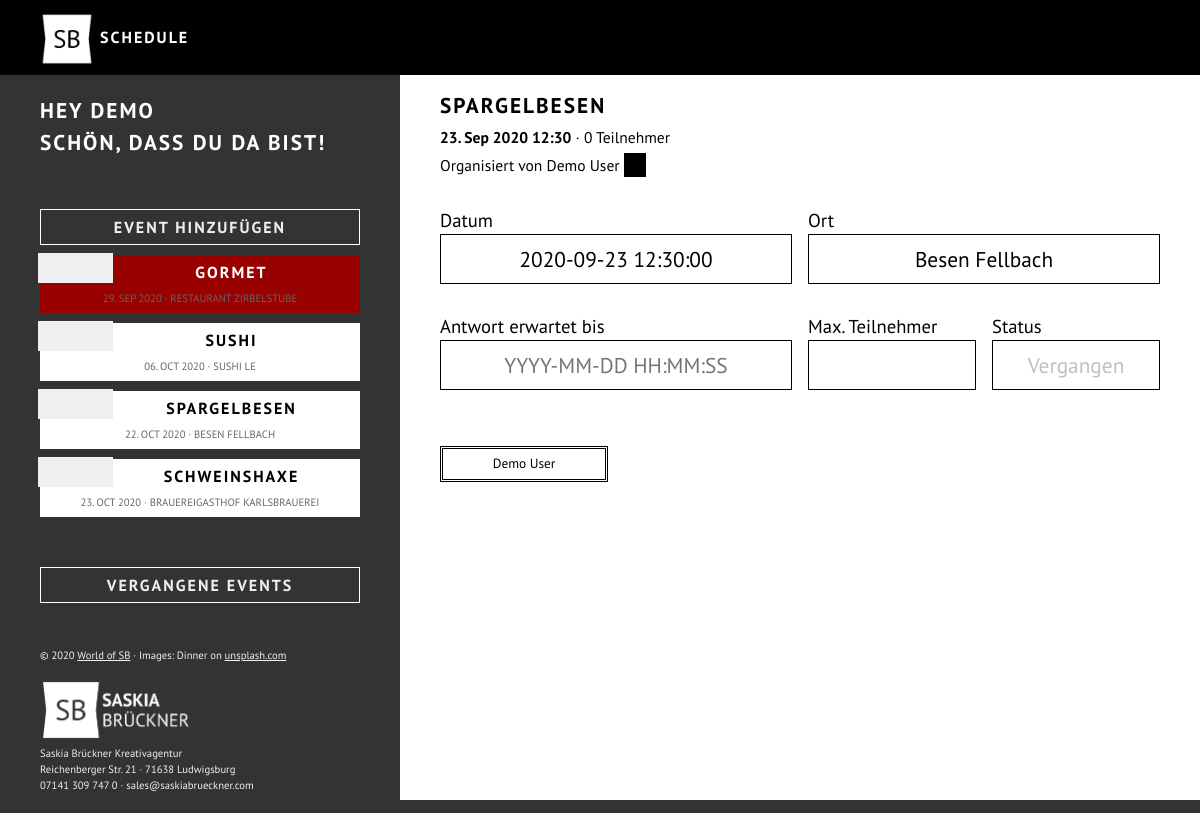
Page /index.php?do=showAppt&id=2 (signed in) on the committed database.
### tables this page shows
CREATE TABLE `users` (
  `userid` int(9) NOT NULL,
  `firstname` varchar(50) NOT NULL,
  `lastname` varchar(50) NOT NULL,
  `email` varchar(255) NOT NULL,
  `password` varchar(50) NOT NULL,
  `lang` varchar(3) NOT NULL,
  `active` tinyint(1) NOT NULL DEFAULT '1',
  `admin` tinyint(1) NOT NULL DEFAULT '0'
);

CREATE TABLE `appointment` (
  `appointmentid` int(9) NOT NULL,
  `userid` int(9) NOT NULL,
  `title` varchar(255) NOT NULL,
  `address` varchar(255) DEFAULT NULL,
  `apptDate` datetime NOT NULL,
  `created` datetime NOT NULL,
  `updated` datetime DEFAULT NULL,
  `response` datetime DEFAULT NULL,
  `max` int(6) DEFAULT NULL,
  `enabled` tinyint(1) NOT NULL DEFAULT '1'
);

### lang/de.php (called while the page is built)
<?php
$output = [];
$output['address'] = "Ort";
$output['close'] = "Schließen";
$output['email'] = "E-Mail";
$output['hi'] = "Hey";
$output['login'] = "Anmelden";
$output['loginFail'] = "Oops, da stimmt was nicht. Bitte prüfe deine Daten.";
$output['members'] = "Alle Mitglieder";
$output['new'] = "Neu";
$output['nicetoseeyou'] = "Schön, dass du da bist!";
$output['organizer'] = "Organisiert von";
$output['password'] = "Passwort";
$output['save'] = "Speichern";
$output['welcome'] = "Willkommen<br />Bitte melde dich an:";
$output['yourAccount'] = "Dein Konto";
$output['apptAcceptHowMany'] = "Wie viele Personen seid ihr?";
$output['apptAdd'] = "Event hinzufügen";
$output['apptArchived'] = "Vergangene Events";
$output['apptCancel'] = "Event absagen";
$output['apptCancelConfirm'] = "Event absagen... Hmmm... Sicher?";
$output['apptCanceled'] = "Ich habe das Event abgesagt und die Teilnehmer darüber informiert.";
$output['apptCancelMailAfterDetails'] = "Schade, dass es dieses Mal nicht klappt. Doch das nächste Mal kommt bestimmt! Melde dich doch gleich für den nächsten Termin an.\r\n\r\nWir freuen uns!";
$output['apptCancelMailBeforeDetails'] = "Nichts ist schöner als ein tolles Event. Doch manchmal läuft nicht alles wie geplant. Heute müssen wir mit nicht ganz so tollen Nachrichten auf dich zukommen.\r\nDas folgende Event muss leider abgesagt werden:";
$output['apptChangedMail'] = "Alles läuft wie geplant - und doch ein wenig anders. Bitte beachte die Änderungen zum folgenden Event:";
$output['apptChanged'] = "Die Änderungen wurden gespeichert und die Teilnehmer informiert.";
$output['apptConfirmed'] = "Vielen Dank für deine Zusage. Wir freuen uns auf dich!";
$output['apptConfirmedMail'] = "Wow! Schön, dass du dabei bist! Wir haben deine Zusage registriert und freuen uns auf Dich.";
$output['apptDate'] = "Datum";
$output['apptDeclined'] = "Schade, dass du nicht teilnehmen kannst. Vielleicht klappts ja beim nächsten Mal?";
$output['apptDeclinedMail'] = "Oh nein, das ist ja schade. Deine Absage haben wir registriert. Vielleicht klappts ja beim nächsten Mal.";
$output['apptDisabled'] = "Abgesagt";
$output['apptFinished'] = "Vergangen";
$output['apptLocation'] = "Ort";
$output['apptMax'] = "Max. Teilnehmer";
$output['apptNew'] = "Es ist wieder soweit, ein neues Event wurde online gestellt. Melde dich am Besten gleich an:";
$output['apptNone'] = "Kein Event geplant";
$output['apptReady'] = "Bereit";
$output['apptRegistrations'] = "Deine Anmeldungen";
$output['apptResponseDate'] = "Antwort erwartet bis";
$output['apptSaidYes'] = "Teilnehmer";
$output['apptSave'] = "Änderungen speichern";
$output['apptSayNo'] = "Absage";
$output['apptSayYes'] = "Zusage";
$output['apptStatus'] = "Status";
$output['apptTitle'] = "Name des Events";
$output['apptTooMany'] = "Zu viele Teilnehmer. Bitte wende dich an den Organisator des Events.";
$output['apptTN'] = "Teilnehmer";
$output['apptWaitForTN'] = "Warten auf TN";

### classes/CUser.php (called while the page is built, shortened)
<?php
class CUser {
    public function __construct($db) {
        $sql = "SELECT * FROM users WHERE userid = ".$_SESSION['userid'];
        $result = $db->query($sql);
        if($result->num_rows) {
            $data = $result->fetch_assoc();
            $this->firstname = $data['firstname'];
            $this->admin = $data['admin'];
        } else {
            $this->err = 1;
        }
    }
}

### header.php (called while the page is built, shortened)
<?php
include "./classes/CUser.php";
include "./classes/CAppointment.php";
$db = new mysqli($dbhost, $dbuser, $dbpass, $dbbase, $dbport);
if(isset($_SESSION['userid'])) {
    $user = new CUser($db);
    $allAppts = [];
    $result = $db->query("SELECT * FROM appointment WHERE apptDate >= CURDATE() ORDER BY apptDate");
    while($data = $result->fetch_assoc()) {
        $appt = new CAppointment($db, $data['appointmentid']);
    }
}

### classes/CAppointment.php (called while the page is built, shortened)
<?php
class CAppointment {
    public function __construct($db, $appointmentid) {
        $sql = "SELECT * FROM appointment WHERE appointmentid = ".$appointmentid;
        $result = $db->query($sql);
        if($result->num_rows) {
            $data = $result->fetch_assoc();
            $this->appointmentid = $data['appointmentid'];
            $this->userid = $data['userid'];
            $this->title = $data['title'];
            $this->address = $data['address'];
            $this->apptDate = $data['apptDate'];
            $this->response = $data['response'];
            $this->max = $data['max'];
            $this->enabled = $data['enabled'];
        } else {
            $this->err = 1;
        }
    }
}

### index.php (the view, shortened to what this page needs)
<?php
require_once "header.php";
?>
<!DOCTYPE html>
<html lang="de">
<head>
	<link rel="stylesheet" href="./assets/css/fonts.css" type="text/css">
	<link rel="stylesheet" href="./assets/css/style.css" type="text/css">
	<link rel="stylesheet" href="./assets/external/icofont/icofont.min.css" type="text/css">
	<link rel="stylesheet" href="./assets/external/flexboxgrid/flexboxgrid.min.css" type="text/css">
	<link rel="stylesheet" href="./assets/external/jquery/jquery.datetimepicker.min.css" type="text/css">
</head>
<body>
<div id="header">
	<div class="row">
		<div class="col-xs-7 col-sm-5 col-md-5 col-lg-5">
			<div class="box" id="logo">
				<img src="./assets/img/logo/white/Logo-Square-White.png" alt="World of SB">
				Schedule
			</div>
		</div>
		<div class="col-xs-1 col-sm-4 col-md-5 col-lg-5">
			<div class="box">
			</div>
		</div>
		<div class="col-xs-2 col-sm-2 col-md-1 col-lg-1">
		</div>
		<div class="col-xs-2 col-sm-1 col-md-1 col-lg-1">
			<div class="box" id="logout" onclick="javascript:location.href='signin.php'">
				<a href='signin.php'><i class="icofont-exit"></i></a>
			</div>
		</div>
	</div>
</div>
<div id="wrap">
	<div id="ui">
		<div id="userInteraction">
			<div class='heading' style='color: #ffffff'><?=$output['hi'].' '.$user->firstname.'<br />'.$output['nicetoseeyou'];?></div>
				<div class="elements" style='margin-top: 50px'>
					<?php if($user->admin) { ?>
						<div class='attraction' onclick='location.href="index.php?do=apptAdd"' style='background-color: #333333; border: 1px #ffffff solid; color: #efefef'>
							<strong><?=$output['apptAdd'];?></strong>
						</div>
					<?php } ?>
					<?php
					if(count($allAppts) > 0) {
						foreach($allAppts as $appt) {
							$styleBACK = $styleBTN = "";
							if(!$appt->enabled) {
								$styleBACK = "background-color: #990000; color: #ffffff;";
							}
							echo "<div class='attraction' onclick='javascript:location.href=\"index.php?do=showAppt&id=".$appt->appointmentid."\"' style='".$styleBACK."'>";
								echo "<div class='itemIcon' style='".$styleBTN."'>";
									echo "<i class='icofont-spoon-and-fork'></i>";
								echo "</div>";
								echo "<strong>".$appt->title."</strong><br />";
								echo "<small><span class='addr'>".date('d. M Y',strtotime($appt->apptDate))." · ".$appt->address."</span></small>";
							echo "</div>";
						}
					} else {
						echo "<p style='text-align: center; font-size: 10pt;'>".$output['apptNone']."</p>";
					}
					?>
				</div>
				<div class="elements" style='margin-top: 50px;'>
					<div class='attraction' onclick='javascript:location.href="index.php?do=apptArchived"' style='background-color: #333333; border: 1px #ffffff solid; color: #efefef'>
						<strong><?=$output['apptArchived'];?></strong>
					</div>
					<br />
				</div>
				<div id='credits'><br />
					&copy; <?=date('Y');?> <a href='https://saskiabrueckner.com' target='_blank'>World of SB</a> · Images: Dinner on <a href='https://unsplash.com' target='_blank'>unsplash.com</a><br /><br />
					<a href='https://saskiabrueckner.com' target='_blank' style="text-decoration: none;">
						<img src="./assets/img/logo/white/Logo-Full-White.png" height="62px" style="border: 0" onmouseover="this.src='./assets/img/logo/pink/Logo-Full-Pink.png';" onmouseout="this.src='./assets/img/logo/white/Logo-Full-White.png';">
					</a><br />
					Saskia Brückner Kreativagentur<br />Reichenberger Str. 21 · 71638 Ludwigsburg<br />
					07141 309 747 0 · sales@saskiabrueckner.com
				</div>
			</div>
			<div id="uiContentWrap">
				<?php
				echo '<div id="uiContent"';
				echo '>';
					if(isset($_GET['do'])) {
						if(!file_exists("./inc/".strip_tags($_GET['do']).".php")) {
							echo "Function ".strip_tags($_GET['do'])." not yet implemented.";
						} else {
							include("./inc/".strip_tags($_GET['do']).".php");
						}
					}
				echo '</div>';
				?>
		</div>
	</div>
</div>
</body>
</html>

### inc/showAppt.php (shortened to what this page needs)
<?php
$current = strip_tags($_GET['id']);
$found = 0;
if(!$found) {
	$current = new CAppointment($db, $current);
}
$tnCount = 0;
?>
<form action="index.php?do=showAppt&fkt=save&id=<?=$current->appointmentid;?>" method="POST">
<span class='heading'><?=$current->title;?></span><br />
<small>
	<?php
		echo "<strong>".date('d. M Y H:i', strtotime($current->apptDate))."</strong> · ";
		echo "<span id='tnCount'>".$tnCount."</span> ".$output['apptSaidYes']."<br />";
		$sql = "SELECT firstname, lastname, email FROM users WHERE userid = ".$current->userid.";";
		$result = $db->query($sql);
		$data = $result->fetch_assoc();
		echo $output['organizer']." ".$data['firstname']." ".$data['lastname']." <a href='mailto:".$data['email']."' style='text-decoration: none; color: #ffffff; background-color: #000000; padding: 2px 5px;'><i class='icofont-envelope'> </i></a>";
	?>
</small>
<div class="row">
	<div class="col-xs-12 col-sm-12 col-md-6 col-lg-6">
		<div class="box">
			<br /><?=$output['apptDate'];?><br />
			<input type="text" name="apptDate" id="frmApptDate" placeholder="YYYY-MM-DD HH:MM:SS" value="<?=$current->apptDate;?>" <?php if(!$user->admin || !$current->enabled) echo "readonly"; ?>>
		</div>
	</div>
	<div class="col-xs-12 col-sm-12 col-md-6 col-lg-6">
		<div class="box">
			<br /><?=$output['apptLocation'];?><br />
			<input type="text" name="address" placeholder="<?=$output['address'];?>" value="<?=$current->address;?>" <?php if(!$user->admin || !$current->enabled) echo "readonly"; ?>>
		</div>
	</div>
</div>
<div class="row">
	<div class="col-xs-12 col-sm-12 col-md-6 col-lg-6">
		<div class="box">
			<br /><?=$output['apptResponseDate'];?><br />
			<input type="text" name="apptResponse" id="frmApptResponse" placeholder="YYYY-MM-DD HH:MM:SS" value="<?=$current->response;?>" <?php if(!$user->admin || !$current->enabled) echo "readonly"; ?>>
		</div>
	</div>
	<?php
	if($user->admin) {
		?>
		<div class="col-xs-6 col-sm-6 col-md-3 col-lg-3">
			<div class="box">
				<br /><?=$output['apptMax'];?><br />
				<input type="text" name="maxtn" placeholder="" value="<?=$current->max;?>" <?php if(!$user->admin || !$current->enabled) echo "readonly"; ?>>
			</div>
		</div>
		<div class="col-xs-6 col-sm-6 col-md-3 col-lg-3">
		<?php
	} else {
		echo '<div class="col-xs-12 col-sm-12 col-md-6 col-lg-6">';
	} ?>
		<div class="box">
			<br /><?=$output['apptStatus'];?><br />
			<?php
			echo '<input type="text" value="';
			if($current->enabled) {
				if($current->response > date('Y-m-d H:i:s')) {
					echo $output['apptWaitForTN'];
				} else if($current->apptDate < date('Y-m-d H:i:s')) {
					echo $output['apptFinished'].'" style="color: #c0c0c0;';
				} else {
					echo $output['apptReady'].'" style="background-color: #009900; color: #ffffff;';
				}
			} else {
				echo $output['apptDisabled'].'" style="background-color: #990000; color: #ffffff;';
			}
			echo '" readonly>';
			?>
		</div>
	</div>
</div>
<br />
<br />
<div class="row">
	<?php
	$result = $db->query("SELECT * FROM users ORDER BY lastname");
	while($data = $result->fetch_assoc()) {
		echo '<div class="col-xs-6 col-sm-6 col-md-3 col-lg-3">';
		$result2 = $db->query("SELECT * FROM responses WHERE userid = ".$data['userid']." AND appointmentid = ".$current->appointmentid.";");
		if($result2->num_rows) {
			$data2 = $result2->fetch_assoc();
			switch($data2['response']) {
				case '1':
					echo '<div class="box apptSayYes">';
					echo $data['firstname']." ".$data['lastname']." (".$data2['people'].")";
					$tnCount += $data2['people'];
				break;
				case '-1':
					echo '<div class="box apptSayNo">';
					echo $data['firstname']." ".$data['lastname'];
				break;
				case '0':
					echo '<div class="box apptSayWait">';
					echo $data['firstname']." ".$data['lastname'];
				break;
			}
		} else {
			echo '<div class="box apptSayWait">';
			echo $data['firstname']." ".$data['lastname'];
		}
		echo "</div></div>";
	}
	?>
</div>
<br>

### assets/css/style.css (style rules this page uses)
body { background-color: #333333; color: #000000; font-family: "PT Sans", sans; font-size: 14pt; line-height: 1.5; margin: 0; text-align: justify; }
#header { z-index: 98; background-color: #000000; box-sizing: border-box; color: #ffffff; height: 75px; overflow: hidden; position: fixed; width: 100%; }
#logo { font-family: "PT Sans", sans; font-size: 12pt; font-weight: 700; letter-spacing: 2px; line-height: 54px; padding: 10px 40px; text-align: left; text-transform: uppercase; vertical-align: middle; }
#logo img { height: 54px; vertical-align: middle; }
#logout { cursor: pointer; font-size: 20px; line-height: 75px; text-align: center; }
#logout a { color: #ffffff; text-decoration: none; }
#wrap { z-index: 50; left: 0px; position: absolute; top: 75px; }
#userInteraction { position: absolute; background-color: #333333; box-sizing: border-box; color: #ffffff; left: 0; min-height: 100%; padding: 20px 40px; top: 0px; width: 100vw; }
#uiContentWrap { position: absolute; top: 0; left: 0; width: 100vw; height: auto; }
#ui { background-color: #333333; min-height: 100%; }
#uiContent, #tripSumDetails { z-index: 100; box-sizing: border-box; background-color: #ffffff; background-position: center; background-repeat: no-repeat; background-size: cover; padding: 15px 40px; width: 100vw; }
#uiContent { min-height: 300px; }
.elements div { box-sizing: border-box; background-color: #ffffff; color: #000000; font-size: 12pt; line-height: 1.5; margin-top: 10px; padding: 5px 10px; text-align: center; width: 100%; cursor: pointer; }
.elements strong { font-weight: 700; letter-spacing: 2px; text-transform: uppercase; }
.elements .addr { color: #666666; font-weight: 100; text-transform: uppercase; font-size: 8pt; }
.elements .itemIcon { float: left; background-color: #efefef; color: #333333; border: 0; margin: -7px 0 0 -12px; width: 75px; height: 30px; }
#credits { font-size: 8pt; color: #efefef; }
#credits a { color: #efefef; }
.heading { color: #000000; font-size: 16pt; font-weight: 700; text-transform: uppercase; letter-spacing: 2px; }
input { width: 100%; box-sizing: border-box; background-color: #ffffff; border: 1px #000000 solid; font-size: 16pt; font-family: 'PT Sans', sans; padding: 10px 25px; text-align: center; }
.apptSayWait { background-color: #ffffff; color: #000000; padding: 5px 20px; border: 3px #000000 double; text-align: center; font-size: 10pt; margin-bottom: 5px; }
@media only screen and (min-width: 1075px) { #userInteraction { position: absolute; top: 0; left: 0; background-color: #333333; box-sizing: border-box; color: #ffffff; min-height: 100%; padding: 20px 40px; width: calc(100vw / 3); } }
@media only screen and (min-width: 1075px) { #uiContentWrap { position: absolute; top: 0; left: calc(100vw / 3); width: calc(100vw / 3 * 2); height: calc(100vh - 75px); } }
@media only screen and (min-width: 1075px) { #ui { background-color: #333333; min-height: 100%; } }
@media only screen and (min-width: 1075px) { #uiContent, #tripSumDetails { z-index: 100; box-sizing: border-box; background-color: #ffffff; background-position: center; background-repeat: no-repeat; background-size: cover; padding: 15px 40px; width: calc(100vw / 3 * 2); } }
@media only screen and (min-width: 1075px) { #uiContent { min-height: 100%; } }

### rows in the picture
users: firstname "DEMO", firstname "Demo", lastname "User"
appointment: title "GORMET", apptDate "29. SEP 2020", address "RESTAURANT ZIRBELSTUBE"
appointment: title "SUSHI", apptDate "06. OCT 2020", address "SUSHI LE"
appointment: title "SPARGELBESEN", apptDate "22. OCT 2020", address "BESEN FELLBACH"
appointment: title "SCHWEINSHAXE", apptDate "23. OCT 2020", address "BRAUEREIGASTHOF KARLSBRAUEREI"
appointment: title "SPARGELBESEN", apptDate "23. Sep 2020 12:30", apptDate "2020-09-23 12:30:00", address "Besen Fellbach"

### other values in the picture
$output['hi'] "HEY"
$output['nicetoseeyou'] "SCHÖN, DASS DU DA BIST!"
$output['apptAdd'] "EVENT HINZUFÜGEN"
$output['apptArchived'] "VERGANGENE EVENTS"
$tnCount "0"
$output['apptSaidYes'] "Teilnehmer"
$output['organizer'] "Organisiert von"
$output['apptDate'] "Datum"
$output['apptLocation'] "Ort"
$output['apptResponseDate'] "Antwort erwartet bis"
$output['apptMax'] "Max. Teilnehmer"
$output['apptStatus'] "Status"
